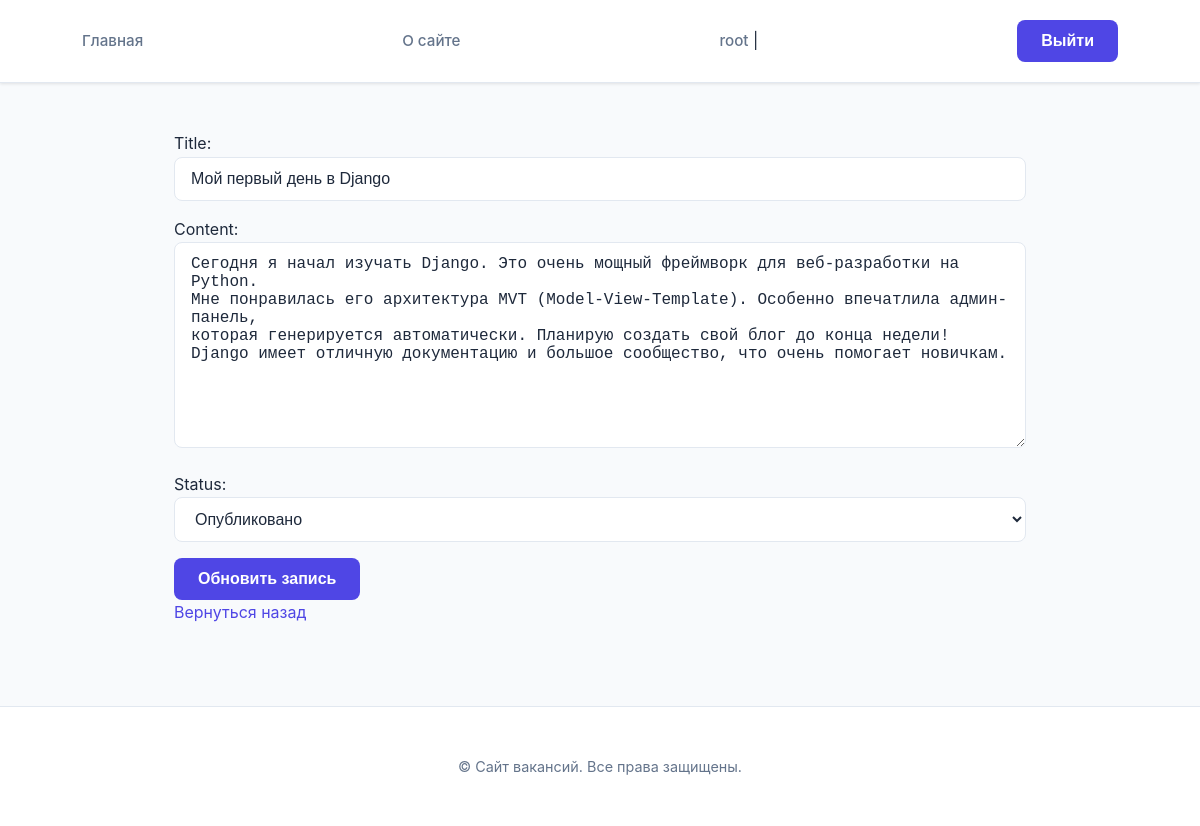
The page /post/1/edit/ (signed in) on the database its author committed.
### core/models.py (models this page shows, shortened)
class CustomUser(AbstractUser):
    avatar = models.ImageField(upload_to="media/users/%Y/%m/%d/", blank=True, null=True)
    birth_date = models.DateField(blank=True, null=True)

class Post(models.Model):
    class Status(models.IntegerChoices):
        DRAFT = 0, 'Черновик'
        PUBLISHED = 1, 'Опубликовано'
    title = models.CharField(max_length=200)
    content = models.TextField()
    status = models.IntegerField(choices=Status.choices, default=Status.DRAFT)
    author = models.ForeignKey("CustomUser", on_delete=models.CASCADE, related_name='posts')
    created_at = models.DateTimeField(auto_now_add=True)
    slug = models.SlugField(unique=True, blank=True)

### core/views.py (the view)
# urls.py: path("post/<int:pk>/edit/", views.PostUpdateView.as_view(), name="post_update"),
class PostUpdateView(LoginRequiredMixin, AuthorRequiredMixin, UpdateView):
    template_name = "core/post_update.html"
    form_class = PostUpdateForm
    model = Post
    success_url = reverse_lazy("home")

### core/forms.py
class PostUpdateForm(PostForm):
    pass

### core/context_processors.py (called while the page is built)
def header_context(request):
    menu = [
        {"title": "Главная", "url_name": "home"},
        {"title": "О сайте", "url_name": "about"},
    ]
    return {"menu": menu}

def this_year(request):
    return {"year": datetime.now().year}

### core/mixins.py (called while the page is built)
    def dispatch(self, request, *args, **kwargs):
        obj = self.get_object()
        if obj.author != request.user:
            messages.error(request, "У вас нет прав для редактирования этого поста!")
            return redirect('post_detail', pk=obj.pk)
        return super().dispatch(request, *args, **kwargs)

### core/templates/core/post_update.html (shortened to what this page needs)
{% extends "base.html" %}
{% block content %}
    <div>
        <form method="post">
            {{ form.as_p }}
            <button type="submit">Обновить запись</button>
        </form>
        <a href="{% url 'home' %}">Вернуться назад</a>
    </div>
{% endblock content %}

### core/templates/core/base.html (shortened to what this page needs)
{% load static %}
<!DOCTYPE html>
<html lang="ru">
<head>
    <link rel="stylesheet" href="{% static 'core/css/style.css' %}">
</head>
<body>
    <header>
        <nav>
            {% for item in menu %}
                <a href="{% url item.url_name %}">{{ item.title }}</a>
            {% endfor %}
            {% if not user.is_authenticated %}
                <p><a href="{% url 'register' %}">Регистрация</a> | <a href="{% url 'login' %}">Войти</a></p>
            {% else %}
                <p><a href="{% url 'profile' %}">{{ user.username }}</a> |
                    <form method="post" action="{% url 'logout' %}">
                        <button type="submit">Выйти</button>
                    </form>
            {% endif %}
        </nav>
    </header>
    <main>
        {% block content %}
        {% endblock %}
    </main>
    <footer>
        <p>&copy; {{ current_year }} Сайт вакансий. Все права защищены.</p>
    </footer>
</body>
</html>

### core/static/core/css/style.css (style rules this page uses)
:root { --primary-color: #4f46e5; --primary-hover: #4338ca; --bg-color: #f8fafc; --card-bg: #ffffff; --text-main: #1e293b; --text-muted: #64748b; --border-color: #e2e8f0; --accent-gradient: linear-gradient(135deg, #6366f1 0%, #a855f7 100%); --shadow-sm: 0 1px 3px rgba(0,0,0,0.1); --shadow-md: 0 4px 6px -1px rgba(0,0,0,0.1), 0 2px 4px -1px rgba(0,0,0,0.06); --shadow-lg: 0 10px 15px -3px rgba(0,0,0,0.1); --radius-md: 12px; --radius-lg: 20px; }
* { margin: 0; padding: 0; box-sizing: border-box; }
body { font-family: 'Inter', 'Segoe UI', Roboto, Helvetica, Arial, sans-serif; background-color: var(--bg-color); min-height: 100vh; color: var(--text-main); line-height: 1.6; }
header { background: var(--card-bg); box-shadow: var(--shadow-sm); position: sticky; top: 0; z-index: 100; border-bottom: 1px solid var(--border-color); }
nav { max-width: 1100px; margin: 0 auto; padding: 1.25rem 2rem; display: flex; gap: 2rem; align-items: center; justify-content: space-between; flex-wrap: wrap; }
nav a { color: var(--text-muted); text-decoration: none; font-weight: 500; font-size: 0.95rem; transition: all 0.2s ease; }
main { max-width: 900px; margin: 3rem auto; padding: 0 1.5rem; }
a { color: var(--primary-color); text-decoration: none; transition: opacity 0.2s; }
form p { margin-bottom: 1rem; }
input, select, textarea { width: 100%; padding: 0.75rem 1rem; border: 1px solid var(--border-color); border-radius: 8px; font-size: 1rem; background: #fff; transition: all 0.2s ease; color: var(--text-main); }
button { background: var(--primary-color); color: white; border: none; padding: 0.75rem 1.5rem; border-radius: 8px; font-size: 1rem; font-weight: 600; cursor: pointer; transition: all 0.2s ease; display: inline-flex; align-items: center; justify-content: center; }
footer { text-align: center; padding: 3rem 2rem; margin-top: 5rem; color: var(--text-muted); font-size: 0.9rem; border-top: 1px solid var(--border-color); background: var(--card-bg); }

### rows shown on the page
CustomUser: username "root"
Post: title "Мой первый день в Django", content "Сегодня я начал изучать Django. Это очень мощный фреймворк для веб-разработки на Python. Мне понравилась его архитектура MVT (Model-View-Template). Особенно впечатлила админ-панель, которая генерируется автоматически. Планирую создать свой блог до конца недели! Django имеет отличную документацию и большое сообщество, что очень помогает новичкам.", status "Опубликовано"

### other values the page prints
{{ item.title }} "Главная" "О сайте"
